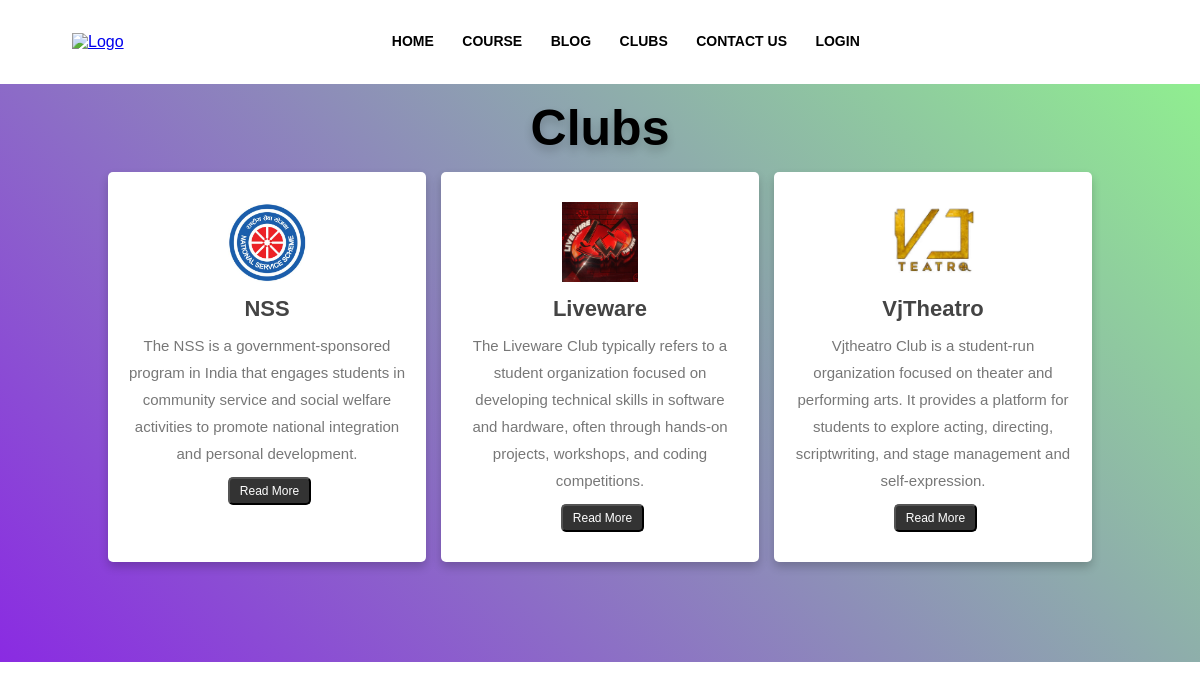
Screenshot of /clubs.php with the database file from the repository.
### tables this page shows
CREATE TABLE `clubs` (
  `id` int(11) NOT NULL,
  `name` varchar(255) NOT NULL,
  `description` text NOT NULL,
  `image` varchar(255) NOT NULL,
  `president` varchar(255) NOT NULL,
  `created_at` timestamp NOT NULL DEFAULT current_timestamp()
);

### clubs.php (the view, shortened to what this page needs)
<?php
$host = "localhost";
$dbusername = "root";
$dbpassword = "";
$dbname = "clubs_db";
$conn = new mysqli($host, $dbusername, $dbpassword, $dbname);
$clubs = [];
$sql = "SELECT name, description, image FROM clubs";
$result = $conn->query($sql);
if ($result->num_rows > 0) {
    while ($row = $result->fetch_assoc()) {
        $clubs[] = $row;
    }
}
?>
<!DOCTYPE html>
<html lang="en">
<head>
    <link rel="stylesheet" href="stylescopy.css">
</head>
<body>
    <section class="sub-header">
        <nav>
            <a href="index.html"><img src="logo.png" alt="Logo"></a>
            <div class="nav-links" id="navLinks">
                <ul>
                    <li><a href="index.php"><b>HOME</b></a></li>
                    <li><a href="course.php"><b>COURSE</b></a></li>
                    <li><a href="Blog.php"><b>BLOG</b></a></li>
                    <li><a href="clubs.php"><b>CLUBS</b></a></li>
                    <li><a href="contact.php"><b>CONTACT US</b></a></li>
                    <?php if (isset($_SESSION['userType'])): ?>
                        <?php if ($_SESSION['userType'] === 'admin'): ?>
                            <li><a href="clubsadmin.php"><b>MANAGE CLUBS & EVENTS</b></a></li>
                            <li><a href="logout.php"><b>LOGOUT</b></a></li>
                        <?php else: ?>
                            <li><a href="latest_events.php"><b>LATEST EVENTS</b></a></li>
                            <li><a href="logout.php"><b>LOGOUT</b></a></li>
                        <?php endif; ?>
                    <?php else: ?>
                        <li><a href="login.php"><b>LOGIN</b></a></li>
                    <?php endif; ?>
                </ul>
            </div>
        </nav>
        <div class="container">
            <h1 class="heading">Clubs</h1>
            <div class="box-container">
                <?php foreach ($clubs as $club): ?>
                    <div class="box">
                        <img src="<?= htmlspecialchars($club['image']) ?>" alt="<?= htmlspecialchars($club['name']) ?>">
                        <h3><?= htmlspecialchars($club['name']) ?></h3>
                        <p><?= htmlspecialchars($club['description']) ?></p>
                        <button class="btn" onclick="redirectToClubPage('<?= htmlspecialchars($club['name']) ?>')">Read More</button>
                    </div>
                <?php endforeach; ?>
            </div>
        </div>
    </section>
</body>
</html>

### stylescopy.css (style rules this page uses)
.container { background: linear-gradient(45deg,blueviolet,lightgreen); padding: 15px 9%; padding-bottom: 100px; }
.container .heading { text-align: center; padding-bottom: 15px; color: black; text-shadow: 0 5px 10px rgba(0,0,0,.2); font-size: 50px; }
.container .box-container { display: grid; grid-template-columns: repeat(auto-fit, minmax(300px, 1fr)); gap: 15px; }
.container .box-container .box { box-shadow: 0 5px 10px rgba(0,0,0,.2); border-radius: 5px; background: #fff; padding: 30px 20px; text-align: center; }
.container .box-container .box img { height: 80px; }
.container .box-container .box h3 { font-size: 22px; color: #444; padding: 10px 0; }
.container .box-container .box p { font-size: 15px; color: #777; line-height: 1.8; }
.container .box-container .box .btn { margin-top: 10px; margin-left: 5px; display: inline-block; background: #333; color: #fff; font-size: 12px; border-radius: 5px; padding: 5px 10px; }
* { margin: 0; padding: 0; font-family: 'Poppins',sans-serif; }
nav { display: flex; padding: 2% 6%; justify-content: space-between; align-items: center; }
nav img { width: 100px; }
.nav-links { flex: l; text-align: right; }
.nav-links ul li { list-style: none; display: inline-block; padding: 8px 12px; position: relative; }
.nav-links ul li a { color: #000000; text-decoration: none; font-size: 14px; }
.nav-links ul li::after { content: ''; width: 0%; height: 2px; background: #f44336; display: block; margin: auto; transition: 0.5s; }

### rows the page displays
clubs: image (picture), name "NSS", description "The NSS is a government-sponsored program in India that engages students in community service and social welfare activities to promote national integration and personal development."
clubs: image (picture), name "Liveware", description "The Liveware Club typically refers to a student organization focused on developing technical skills in software and hardware, often through hands-on projects, workshops, and coding competitions."
clubs: image (picture), name "VjTheatro", description "Vjtheatro Club is a student-run organization focused on theater and performing arts. It provides a platform for students to explore acting, directing, scriptwriting, and stage management and self-expression."
